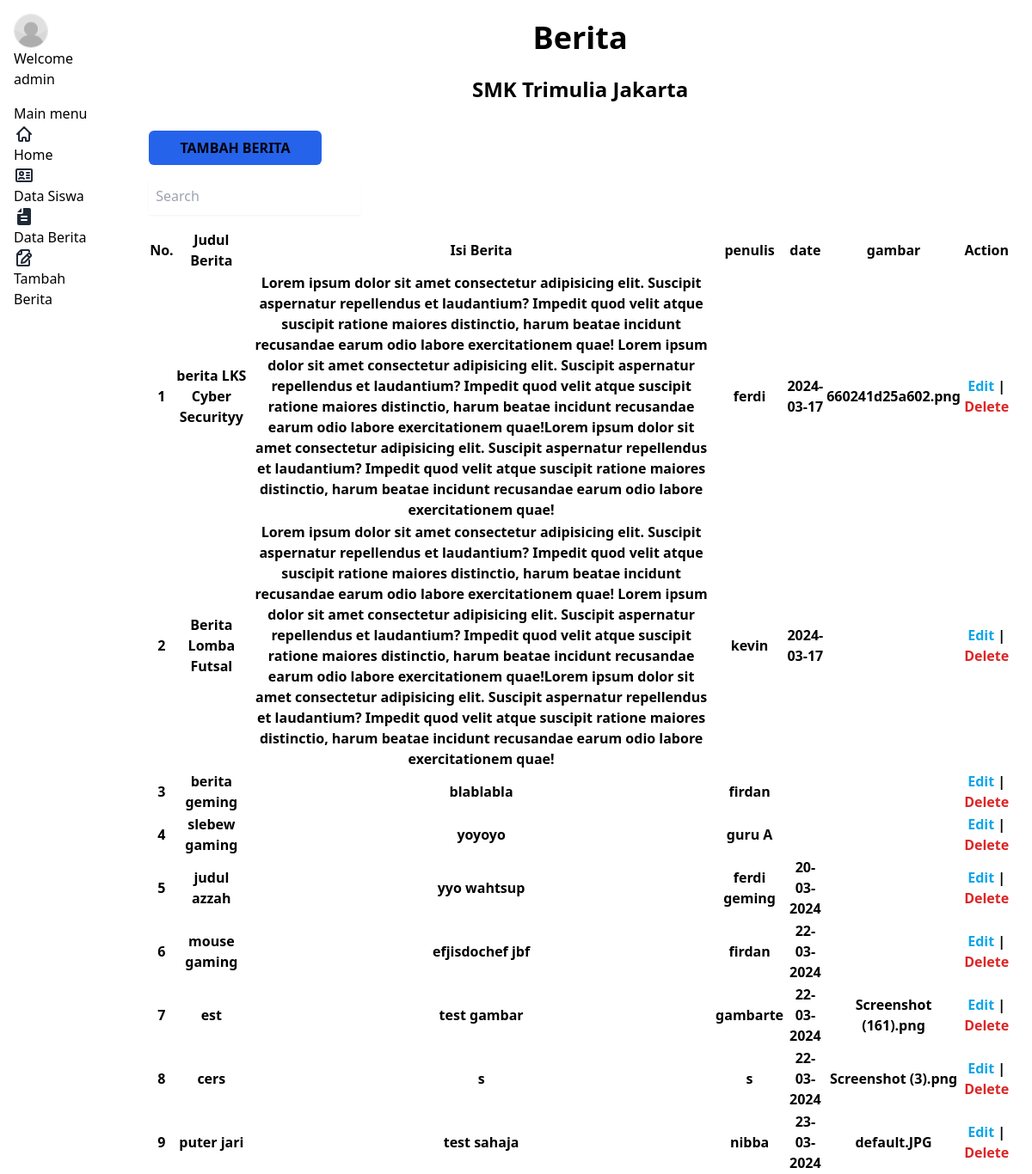
The page /admin/berita.php on the database its author committed.
### tables this page shows
CREATE TABLE `berita` (
  `id` int(11) NOT NULL,
  `judul_berita` varchar(200) NOT NULL,
  `isi_berita` longtext NOT NULL,
  `penulis` varchar(200) NOT NULL,
  `date` varchar(200) NOT NULL,
  `gambar_berita` varchar(355) DEFAULT NULL
);

### koneksi.php (called while the page is built, shortened)
<?php
    $koneksi = mysqli_connect("localhost","root","","sekolah_db");
    function query($query) {
        global $koneksi;
        $result = mysqli_query($koneksi, $query);
        $rows = [];
        while ($row = mysqli_fetch_assoc($result)) {
            $rows[] = $row;
        }
        return $rows;
    }
?>

### admin/berita.php (the view, shortened to what this page needs)
<?php
require("../koneksi.php");
$berita = query("SELECT * FROM berita");
?>
<!DOCTYPE html>
<html lang="en">
<head>
    <link rel="stylesheet" href="https://cdn.jsdelivr.net/npm/rippleui@1.12.1/dist/css/styles.css" />
</head>
<body>
    <div class="sticky flex h-screen flex-row gap-4 overflow-y-auto rounded-lg sm:overflow-x-hidden">
        <aside class="sidebar-sticky sidebar justify-start">
            <section id="profil-admin" class="sidebar-title items-center p-4 ">
                <div class="border w-10 h-10 rounded-full mr-3 overflow-hidden hover:cursor-pointer">
                    <img src="../assets/deafult.profil-admin.svg" alt="" class="w-full h-full object-cover">
                </div>
                <div class="flex flex-col hover:cursor-pointer">
                    <span>Welcome admin</span>
                </div>
            </section>
            <section class="sidebar-content min-h-[20rem]">
                <nav class="menu rounded-md">
                    <section class="menu-section px-4">
                        <span class="menu-title">Main menu</span>
                        <ul class="menu-items">
                            <a href="index.php">
                                <li class="menu-item">
                                    <span>Home</span>
                                </li>
                            </a>
                            <a href="siswa.php">
                                <li class="menu-item">
                                    <span>Data Siswa</span>
                                </li>
                            </a>
                            <a href="berita.php ">
                                <li class="menu-item menu-active">
                                    <span>Data Berita</span>
                                </li>
                            </a>
                            <a href="tambah-berita.php">
                                <li class="menu-item">
                                    <span>Tambah Berita</span>
                                </li>
                            </a>
                        </ul>
                    </section>
                </nav>
            </section>
        </aside>
        <div class="flex w-full flex-row flex-wrap gap-4 p-6 justify-center">
            <div class="text-center">
                <h1 class="font-bold text-4xl">Berita</h1>
                <br>
                <h2 class="font-bold text-2xl">SMK Trimulia Jakarta</h2>
            </div>
            <div class="my-4 grid w-full  gap-4">
                <a href="tambah-berita.php" class="px-7 py-2 font-bold rounded-md bg-blue-600 w-1/5 text-center">TAMBAH BERITA</a>
                <form action="" method="get">
                    <input type="text" name="keyword" placeholder="Search" class="p-2 border-white focus:outline-none shadow-sm border-b-2 bg-transparent">
                    <button class="" type="submit" name="cari">
                        <svg xmlns="http://www.w3.org/2000/svg" width="16" height="16" fill="#ffffff" class="bi bi-search ml-2" viewBox="0 0 16 16">
                            <path d="M11.742 10.344a6.5 6.5 0 1 0-1.397 1.398h-.001q.044.06.098.115l3.85 3.85a1 1 0 0 0 1.415-1.414l-3.85-3.85a1 1 0 0 0-.115-.1zM12 6.5a5.5 5.5 0 1 1-11 0 5.5 5.5 0 0 1 11 0" />
                        </svg>
                    </button>
                </form>
                <div class="flex w-full overflow-x-auto">
                    <table class="table-zebra table">
                        <thead>
                            <tr>
                                <th>No.</th>
                                <th>Judul Berita</th>
                                <th>Isi Berita</th>
                                <th>penulis</th>
                                <th>date</th>
                                <th>gambar</th>
                                <th>Action</th>
                            </tr>
                        </thead>
                        <tbody>
                            <?php $no = 1 ?>
                            <?php foreach ($berita as $berita) : ?>
                                <tr>
                                    <th><?php echo $no ?></th>
                                    <th><?php echo $berita["judul_berita"] ?></th>
                                    <th><?php echo $berita["isi_berita"] ?></th>
                                    <th><?php echo $berita["penulis"] ?></th>
                                    <th><?php echo $berita["date"] ?></th>
                                    <th><?php echo $berita["gambar_berita"] ?></th>
                                    <th><a class="text-sky-500 edit" href="#">Edit</a> | <a class="text-red-600" href="delete-berita.php?id=<?php echo $berita["id"] ?>">Delete</a></th>
                                </tr>
                                <?php $no++ ?>
                            <?php endforeach; ?>
                        </tbody>
                    </table>
                </div>
            </div>
        </div>
    </div>
    <script src="https://cdn.tailwindcss.com"></script>
</body>
</html>

### rows shown on the page
berita: judul_berita "berita LKS Cyber Securityy", isi_berita "Lorem ipsum dolor sit amet consectetur adipisicing elit. Suscipit aspernatur repellendus et laudantium? Impedit quod velit atque suscipit ratione maiores distinctio, harum beatae incidunt recusandae earum odio labore exercitationem quae! Lorem ipsum dolor sit amet consectetur adipisicing elit. Suscipit aspernatur repellendus et laudantium? Impedit quod velit atque suscipit ratione maiores distinctio, harum beatae incidunt recusandae earum odio labore exercitationem quae!Lorem ipsum dolor sit amet consectetur adipisicing elit. Suscipit aspernatur repellendus et laudantium? Impedit quod velit atque suscipit ratione maiores distinctio, harum beatae incidunt recusandae earum odio labore…", penulis "ferdi", date "2024-03-17", gambar_berita "660241d25a602.png"
berita: judul_berita "Berita Lomba Futsal", isi_berita "Lorem ipsum dolor sit amet consectetur adipisicing elit. Suscipit aspernatur repellendus et laudantium? Impedit quod velit atque suscipit ratione maiores distinctio, harum beatae incidunt recusandae earum odio labore exercitationem quae! Lorem ipsum dolor sit amet consectetur adipisicing elit. Suscipit aspernatur repellendus et laudantium? Impedit quod velit atque suscipit ratione maiores distinctio, harum beatae incidunt recusandae earum odio labore exercitationem quae!Lorem ipsum dolor sit amet consectetur adipisicing elit. Suscipit aspernatur repellendus et laudantium? Impedit quod velit atque suscipit ratione maiores distinctio, harum beatae incidunt recusandae earum odio labore…", penulis "kevin", date "2024-03-17"
berita: judul_berita "berita geming", isi_berita "blablabla", penulis "firdan"
berita: judul_berita "slebew gaming", isi_berita "yoyoyo", penulis "guru A"
berita: judul_berita "judul azzah", isi_berita "yyo wahtsup", penulis "ferdi geming", date "20-03-2024"
berita: judul_berita "mouse gaming", isi_berita "efjisdochef jbf", penulis "firdan", date "22-03-2024"
berita: judul_berita "est", isi_berita "test gambar", penulis "gambarte", date "22-03-2024", gambar_berita "Screenshot (161).png"
berita: judul_berita "cers", isi_berita "s", penulis "s", date "22-03-2024", gambar_berita "Screenshot (3).png"
berita: judul_berita "puter jari", isi_berita "test sahaja", penulis "nibba", date "23-03-2024", gambar_berita "default.JPG"
